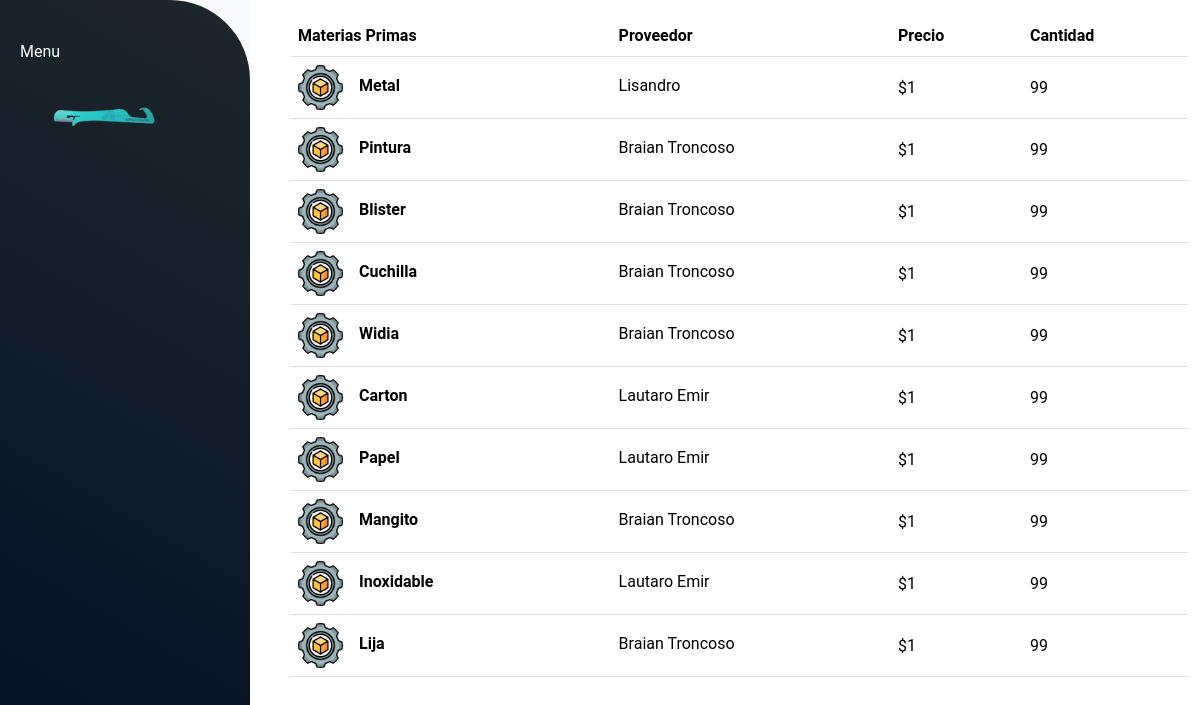
The page /materias_primas/ on the database as committed earlier.
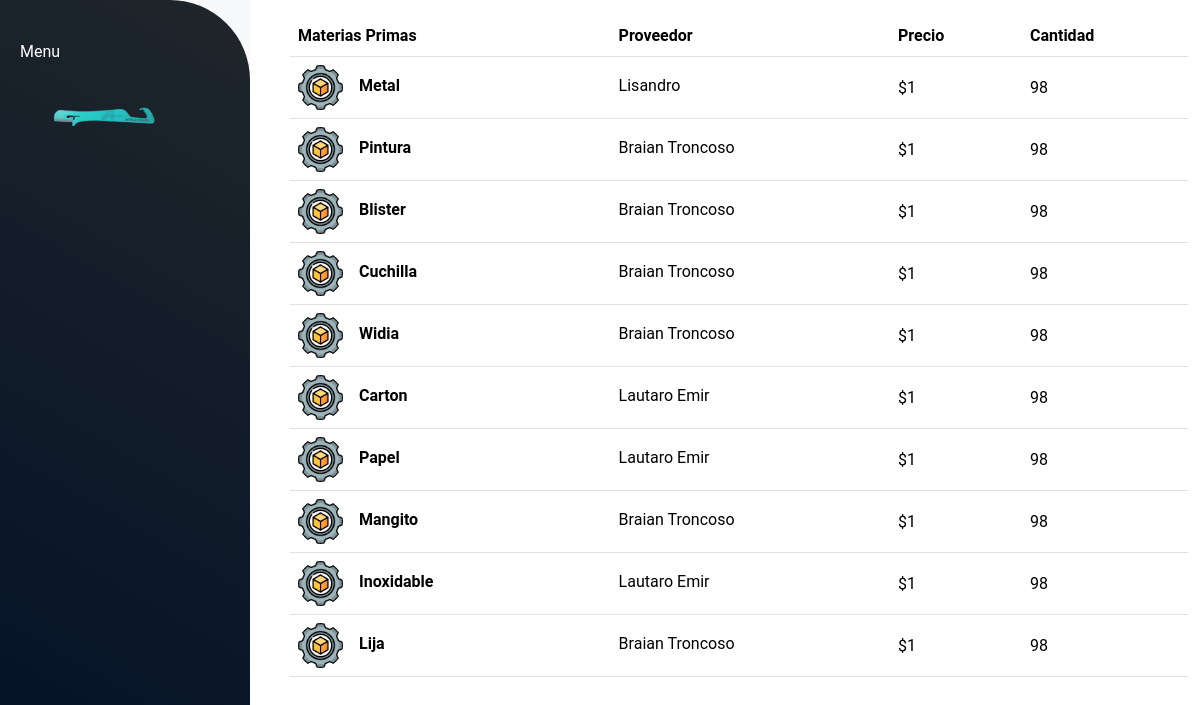
The same page on the database as committed later.
### materias_primas/models.py (models this page shows, shortened)
class Materias(models.Model):
    nombre = models.CharField(max_length=45)
    precio = models.IntegerField()
    cantidad = models.IntegerField()
    proveedores = models.ForeignKey(Proveedores, null=True, blank=True, on_delete=models.SET_NULL, related_name='materias')
    imagen = models.CharField(max_length=100)
    def get_imagen_url(self):
        if self.imagen:
            return f"/static/img/{self.imagen}"
        else:
            return "/static/img/materia_prima.png"
    class Meta:
        db_table = 'materias'
        verbose_name = "Materia"

### proveedores/models.py (models this page shows, shortened)
class Proveedores(models.Model):
    nombre = models.CharField(max_length=50)
    detalle = models.CharField(max_length=200, blank=True)
    direccion = models.CharField(max_length=100)
    telefono = models.IntegerField(null=True, blank=True)
    email = models.CharField(max_length=100)
    imagen = models.TextField(null=True, blank=True)
    class Meta:
        db_table = 'proveedores'
        verbose_name = "Proveedores"

### materias_primas/views.py (the view)
# urls.py: path('', views.mostrar_materias_primas, name='materias_primas'),
def mostrar_materias_primas(request):
    materias = Materias.objects.all()
    return render(request, 'materias_primas.html', {'materias': materias, 'mensaje': "No hay Materia Prima"})

### materias_primas/templates/materias_primas.html (shortened to what this page needs)
{% extends "materias_primas/layout.html" %}
{% load static %}
{% block content %}
{% if materias%}
<div class="container" id="altura">
    <table class="table align-middle mb-0 bg-white m-3 mb-5">
        <thead class="bg-dark">
        <tr>
            <th>Materias Primas</th>
            <th>Proveedor</th>
            <th>Precio</th>
            <th>Cantidad</th>
        </tr>
        </thead>
        <tbody>
        {% for materia in materias %}
            <tr>
                <td>
                <div class="d-flex align-items-center">
                    <img
                        src="{{ materia.get_imagen_url }}"
                        alt="NO-IMG"
                        style="width: 45px; height: 45px"
                        class="rounded-circle"
                        />
                    <div class="ms-3">
                    <p class="fw-bold mb-1 ml-2">{{materia.nombre}}</p>
                    </div>
                </div>
                </td>
                <td>
                <p class="fw-normal mb-1">{{ materia.proveedores.nombre }} {{ materia.proveedores.apellido}}</p>
                </td>
                <td>${{ materia.precio }}</td>
                <td>{{ materia.cantidad }}</td>
            </tr>
        {%endfor%}
        </tbody>
    </table>
{%else%}
    {{ mensaje }}
{%endif%}
</div>
{% endblock %}

Rows that differ between the two databases and show on the page:
changed Materias "Metal": cantidad "99" → "98"
changed Materias "Pintura": cantidad "99" → "98"
changed Materias "Blister": cantidad "99" → "98"
changed Materias "Cuchilla": cantidad "99" → "98"
changed Materias "Widia": cantidad "99" → "98"
changed Materias "Carton": cantidad "99" → "98"
changed Materias "Papel": cantidad "99" → "98"
changed Materias "Mangito": cantidad "99" → "98"
changed Materias "Inoxidable": cantidad "99" → "98"
changed Materias "Lija": cantidad "99" → "98"
